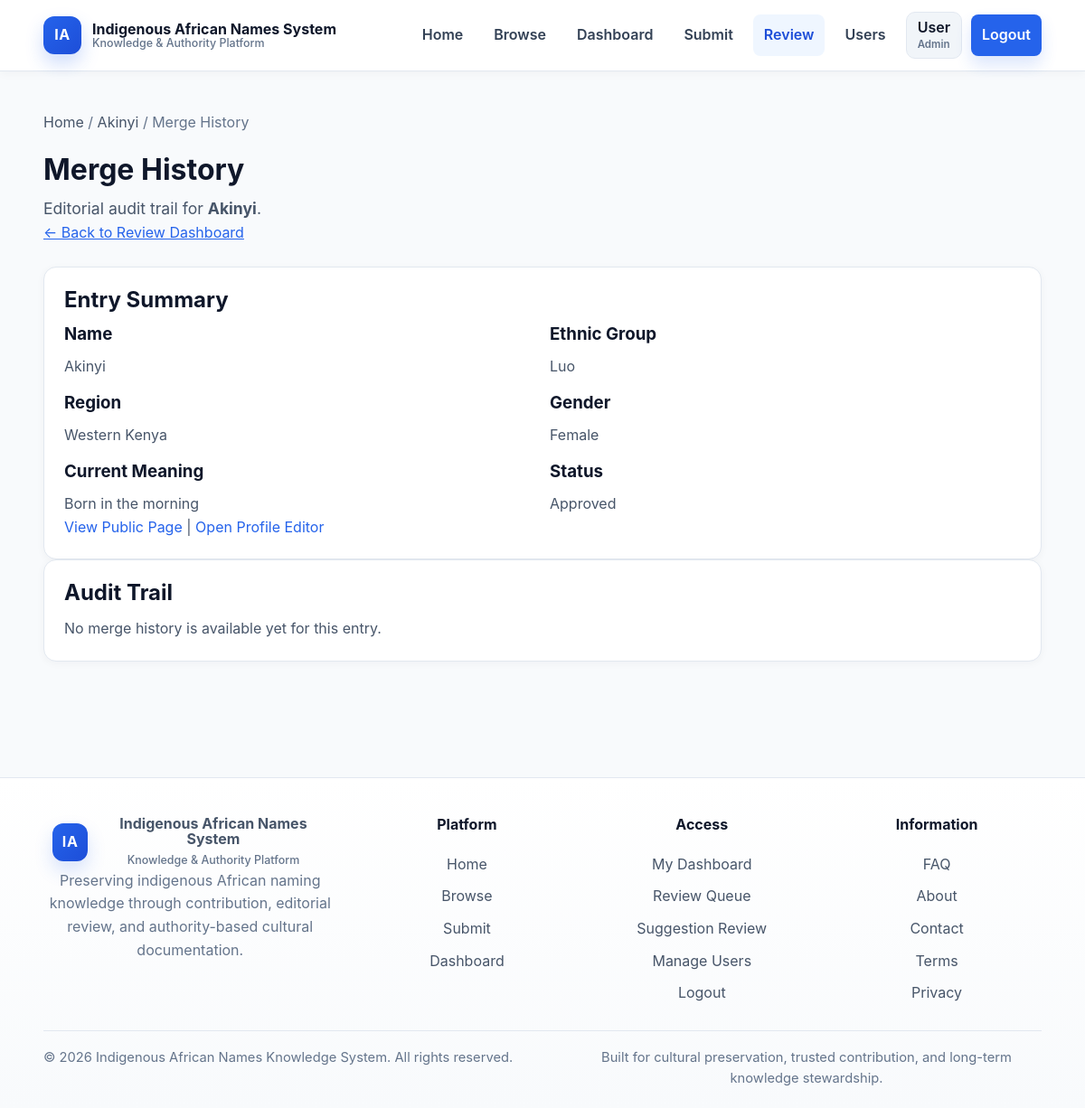
Screenshot of /merge-history.php?entry_id=1 (signed in) with the database file from the repository.
### tables this page shows
CREATE TABLE IF NOT EXISTS name_entries (
    id INT AUTO_INCREMENT PRIMARY KEY,
    name VARCHAR(150) NOT NULL,
    meaning TEXT NOT NULL,
    ethnic_group VARCHAR(150) NOT NULL,
    region VARCHAR(150) DEFAULT NULL,
    gender ENUM('male', 'female', 'unisex', 'other') DEFAULT 'unisex',
    naming_context VARCHAR(255) DEFAULT NULL,
    cultural_explanation TEXT,
    sources TEXT,
    status ENUM('pending', 'approved', 'rejected') NOT NULL DEFAULT 'pending',
    created_by INT DEFAULT NULL,
    created_at TIMESTAMP DEFAULT CURRENT_TIMESTAMP,
    updated_at TIMESTAMP DEFAULT CURRENT_TIMESTAMP ON UPDATE CURRENT_TIMESTAMP,
    CONSTRAINT fk_name_entries_user
        FOREIGN KEY (created_by) REFERENCES users(id)
        ON DELETE SET NULL
);

### public/merge-history.php (the view, shortened to what this page needs)
<?php
require_once __DIR__ . '/../includes/db.php';
$entryId = isset($_GET['entry_id']) ? (int)$_GET['entry_id'] : 0;
    ?>
    <?php
$entryStmt = $pdo->prepare("
    SELECT id, name, ethnic_group, region, gender, meaning, status
    FROM name_entries
    WHERE id = :id
    LIMIT 1
");
$entryStmt->execute([':id' => $entryId]);
$entry = $entryStmt->fetch();
    ?>
    <?php
$groupedLogs = [];
require_once __DIR__ . '/../includes/header.php';
?>
<main class="container page-section">
    <div class="breadcrumb">
        <a href="index.php">Home</a> /
        <a href="name.php?id=<?= (int)$entry['id'] ?>"><?= htmlspecialchars($entry['name']) ?></a> /
        <span>Merge History</span>
    </div>
    <section class="detail-hero">
        <h1>Merge History</h1>
        <p class="detail-meaning">
            Editorial audit trail for <strong><?= htmlspecialchars($entry['name']) ?></strong>.
        </p>
        <p>
            <a href="review-suggestions.php">← Back to Review Dashboard</a>
        </p>
    </section>
    <div class="detail-card">
        <h2>Entry Summary</h2>
        <div class="detail-grid">
            <div>
                <h3>Name</h3>
                <p><?= htmlspecialchars($entry['name']) ?></p>
            </div>
            <div>
                <h3>Ethnic Group</h3>
                <p><?= htmlspecialchars($entry['ethnic_group']) ?></p>
            </div>
            <div>
                <h3>Region</h3>
                <p><?= htmlspecialchars($entry['region'] ?: 'Not specified') ?></p>
            </div>
            <div>
                <h3>Gender</h3>
                <p><?= htmlspecialchars(ucfirst($entry['gender'])) ?></p>
            </div>
            <div>
                <h3>Current Meaning</h3>
                <p><?= htmlspecialchars($entry['meaning']) ?></p>
            </div>
            <div>
                <h3>Status</h3>
                <p><?= htmlspecialchars(ucfirst($entry['status'])) ?></p>
            </div>
        </div>
        <p>
            <a href="name.php?id=<?= (int)$entry['id'] ?>">View Public Page</a>
            |
            <a href="edit-name-profile.php?entry_id=<?= (int)$entry['id'] ?>">Open Profile Editor</a>
        </p>
    </div>
    <div class="detail-card">
        <h2>Audit Trail</h2>
        <?php if (empty($groupedLogs)): ?>
            <p>No merge history is available yet for this entry.</p>
        <?php endif; ?>
    </div>
</main>
<?php require_once __DIR__ . '/../includes/footer.php'; ?>

### public/assets/css/style.css (style rules this page uses)
* { box-sizing: border-box; margin: 0; padding: 0; }
:root { --bg: #f8fafc; --surface: #ffffff; --surface-muted: #f8fafc; --surface-soft: #f1f5f9; --border: #e2e8f0; --border-strong: #cbd5e1; --text: #0f172a; --text-soft: #475569; --text-muted: #64748b; --primary: #2563eb; --primary-dark: #1d4ed8; --success: #2e7d32; --danger: #c62828; --warning: #8d6e00; --shadow-sm: 0 2px 10px rgba(15, 23, 42, 0.04); --shadow-md: 0 12px 30px rgba(15, 23, 42, 0.08); --radius-sm: 8px; --radius-md: 12px; --radius-lg: 18px; --container: 1160px; }
html { scroll-behavior: smooth; }
body { font-family: -apple-system, BlinkMacSystemFont, "Segoe UI", Roboto, Arial, sans-serif; background: var(--bg); color: var(--text); line-height: 1.6; }
a { color: var(--primary); }
.container { width: min(92%, var(--container)); margin: 0 auto; }
h1, h2, h3, h4 { line-height: 1.2; color: var(--text); }
p { color: var(--text-soft); }
.page-section { padding: 44px 0 56px; }
section { margin-bottom: 64px; }
.breadcrumb { margin-bottom: 20px; color: var(--text-muted); }
.breadcrumb a { color: var(--text-soft); text-decoration: none; }
.detail-hero { margin-bottom: 24px; }
.detail-hero h1 { font-size: clamp(2rem, 2.5vw, 2.6rem); margin-bottom: 10px; }
.detail-meaning { font-size: 1.1rem; color: var(--text-soft); }
.filters-panel, .results-panel, .detail-card { background: var(--surface); border: 1px solid var(--border); border-radius: 14px; padding: 22px; box-shadow: var(--shadow-sm); }
.filters-panel h2, .results-panel h2, .detail-card h2, .detail-card h3 { margin-bottom: 12px; }
.detail-grid { display: grid; grid-template-columns: 1fr 1fr; gap: 16px; }
.review-links a, .detail-card a { text-decoration: none; }
section { margin-bottom: 84px; }

### rows the page displays
name_entries: name "Akinyi", ethnic_group "Luo", region "Western Kenya", gender "Female", meaning "Born in the morning", status "Approved"

### other values shown
currentUser()['full_name'] "User"
currentUser()['role'] "Admin"
